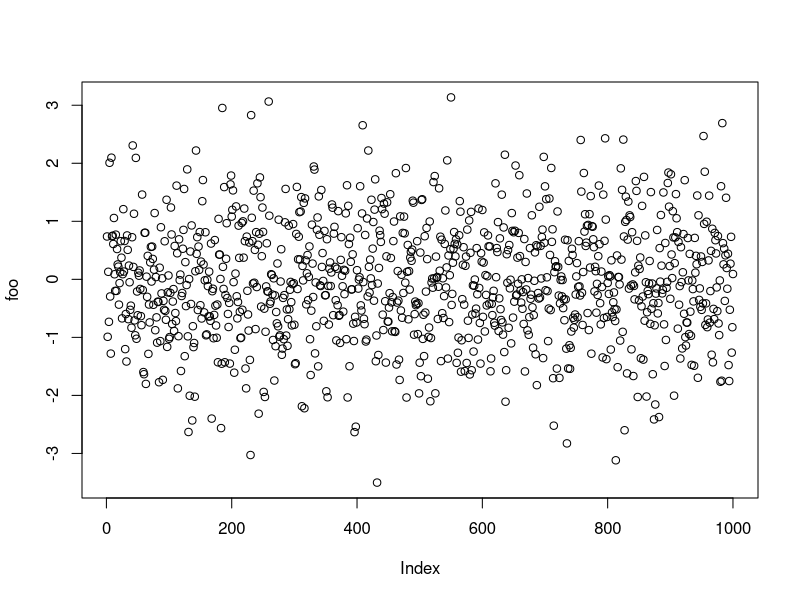
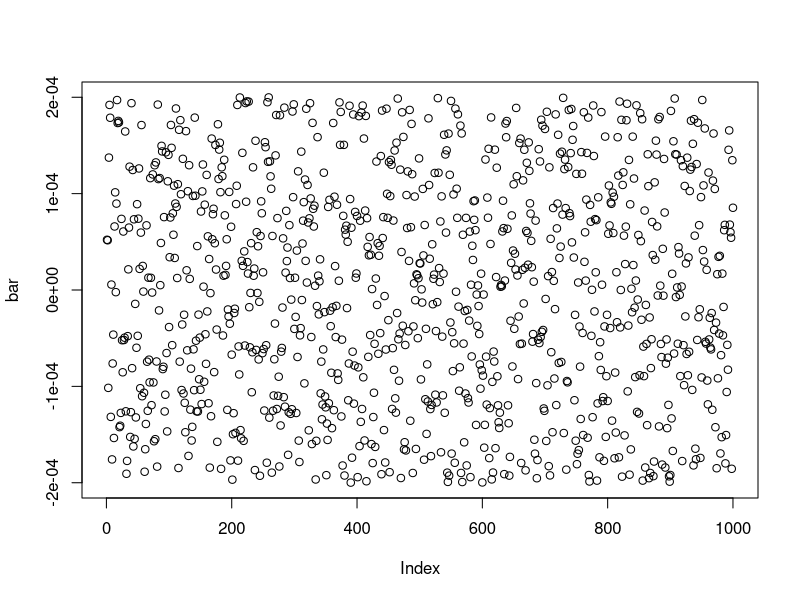
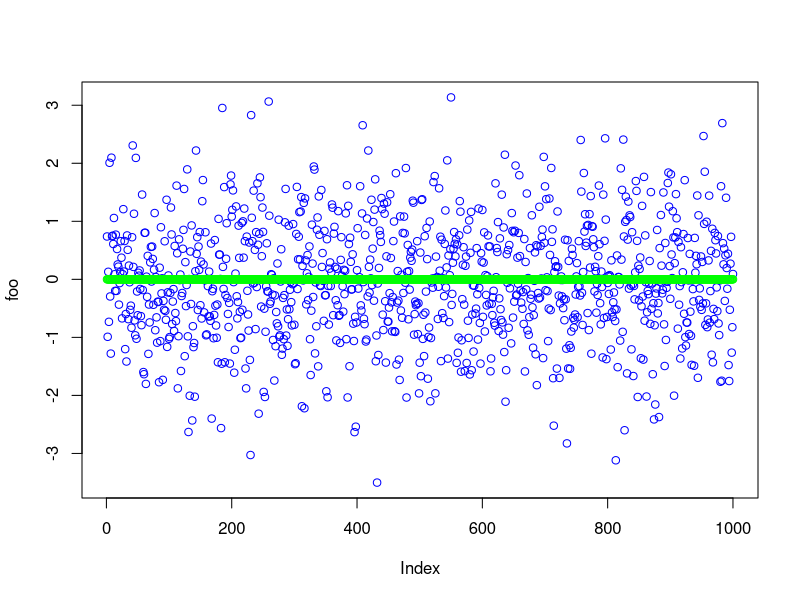
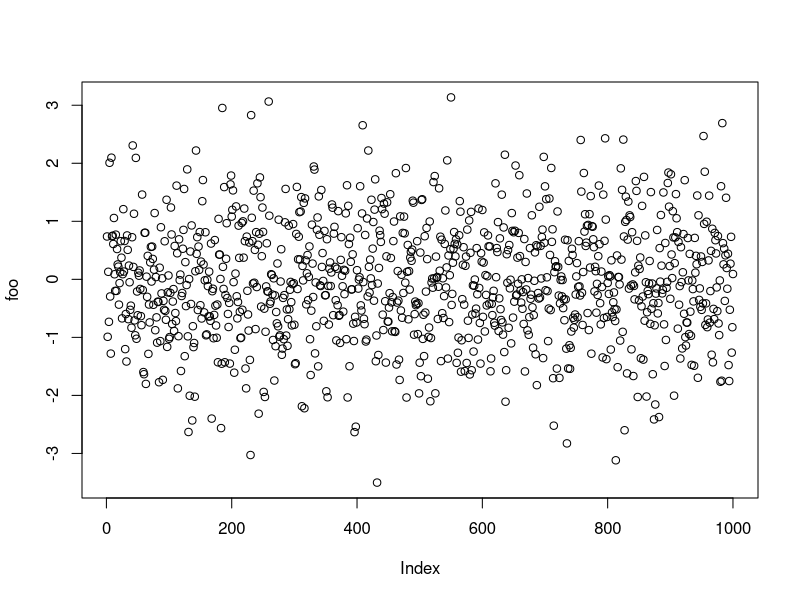
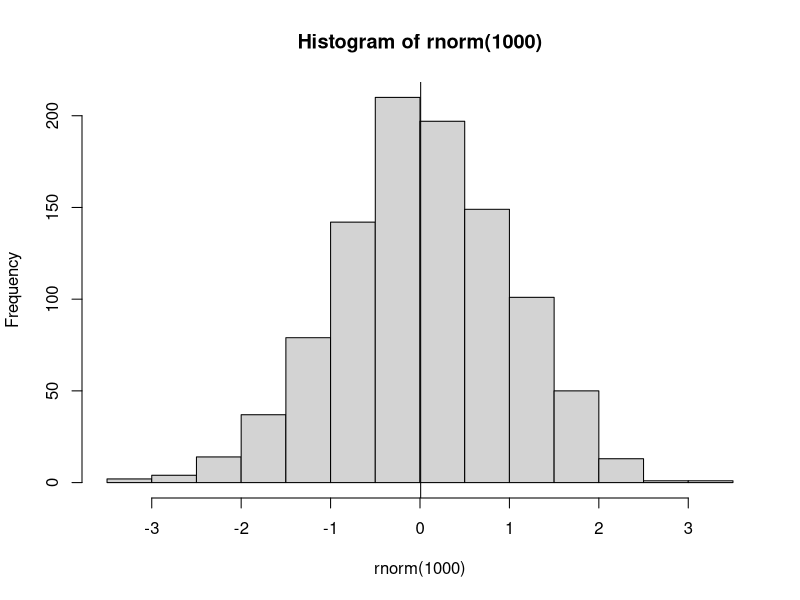

These charts were generated, in order, by the following R code:
## ---- chunk 1
foo <-- rnorm(1000)
plot(foo)
bar <-- foo + jitter(foo)
plot(bar)
## ---- chunk 2
plot(foo, col = 'blue')
points(bar, col ='green')

## ---- chunk 3
plot(foo)

## ---- chunk 4
# Header
png('hist.png')
hist(rnorm(1000))
abline(v = mean(rnorm(1000)))
## Header

### Header
